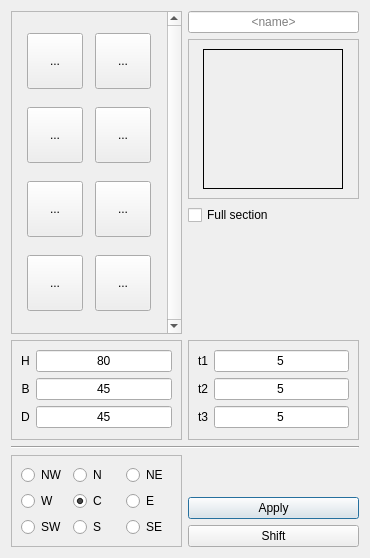
<?xml version="1.0" encoding="UTF-8"?>
<ui version="4.0">
 <class>Dialog</class>
 <widget class="QDialog" name="Dialog">
  <property name="geometry">
   <rect>
    <x>0</x>
    <y>0</y>
    <width>370</width>
    <height>558</height>
   </rect>
  </property>
  <property name="windowTitle">
   <string>Beams profile editor</string>
  </property>
  <layout class="QGridLayout" name="gridLayout_4">
   <item row="9" column="1" colspan="2">
    <widget class="Line" name="line">
     <property name="orientation">
      <enum>Qt::Horizontal</enum>
     </property>
    </widget>
   </item>
   <item row="8" column="1">
    <widget class="QFrame" name="frameDims">
     <property name="sizePolicy">
      <sizepolicy hsizetype="MinimumExpanding" vsizetype="Preferred">
       <horstretch>0</horstretch>
       <verstretch>0</verstretch>
      </sizepolicy>
     </property>
     <property name="minimumSize">
      <size>
       <width>130</width>
       <height>100</height>
      </size>
     </property>
     <property name="frameShape">
      <enum>QFrame::StyledPanel</enum>
     </property>
     <property name="frameShadow">
      <enum>QFrame::Raised</enum>
     </property>
     <layout class="QGridLayout" name="gridLayout_2">
      <item row="3" column="1">
       <widget class="QLineEdit" name="editB">
        <property name="text">
         <string>45</string>
        </property>
        <property name="alignment">
         <set>Qt::AlignCenter</set>
        </property>
       </widget>
      </item>
      <item row="4" column="0">
       <widget class="QLabel" name="labD">
        <property name="text">
         <string>D</string>
        </property>
        <property name="alignment">
         <set>Qt::AlignCenter</set>
        </property>
       </widget>
      </item>
      <item row="4" column="1">
       <widget class="QLineEdit" name="editD">
        <property name="text">
         <string>45</string>
        </property>
        <property name="alignment">
         <set>Qt::AlignCenter</set>
        </property>
       </widget>
      </item>
      <item row="1" column="1">
       <widget class="QLineEdit" name="editH">
        <property name="text">
         <string>80</string>
        </property>
        <property name="alignment">
         <set>Qt::AlignCenter</set>
        </property>
       </widget>
      </item>
      <item row="1" column="0">
       <widget class="QLabel" name="labH">
        <property name="text">
         <string>H</string>
        </property>
        <property name="alignment">
         <set>Qt::AlignCenter</set>
        </property>
       </widget>
      </item>
      <item row="3" column="0">
       <widget class="QLabel" name="labB">
        <property name="text">
         <string>B</string>
        </property>
        <property name="alignment">
         <set>Qt::AlignCenter</set>
        </property>
       </widget>
      </item>
     </layout>
     <zorder>editD</zorder>
     <zorder>labD</zorder>
     <zorder>editH</zorder>
     <zorder>labH</zorder>
     <zorder>editB</zorder>
     <zorder>labB</zorder>
    </widget>
   </item>
   <item row="8" column="2">
    <widget class="QFrame" name="frameThk">
     <property name="sizePolicy">
      <sizepolicy hsizetype="MinimumExpanding" vsizetype="Preferred">
       <horstretch>0</horstretch>
       <verstretch>0</verstretch>
      </sizepolicy>
     </property>
     <property name="minimumSize">
      <size>
       <width>130</width>
       <height>100</height>
      </size>
     </property>
     <property name="frameShape">
      <enum>QFrame::StyledPanel</enum>
     </property>
     <property name="frameShadow">
      <enum>QFrame::Raised</enum>
     </property>
     <layout class="QGridLayout" name="gridLayout">
      <item row="0" column="0">
       <widget class="QLabel" name="labT1">
        <property name="text">
         <string>t1</string>
        </property>
        <property name="alignment">
         <set>Qt::AlignCenter</set>
        </property>
       </widget>
      </item>
      <item row="0" column="1">
       <widget class="QLineEdit" name="editT1">
        <property name="text">
         <string>5</string>
        </property>
        <property name="alignment">
         <set>Qt::AlignCenter</set>
        </property>
       </widget>
      </item>
      <item row="1" column="0">
       <widget class="QLabel" name="labT2">
        <property name="text">
         <string>t2</string>
        </property>
        <property name="alignment">
         <set>Qt::AlignCenter</set>
        </property>
       </widget>
      </item>
      <item row="1" column="1">
       <widget class="QLineEdit" name="editT2">
        <property name="text">
         <string>5</string>
        </property>
        <property name="alignment">
         <set>Qt::AlignCenter</set>
        </property>
       </widget>
      </item>
      <item row="2" column="0">
       <widget class="QLabel" name="labT3">
        <property name="text">
         <string>t3</string>
        </property>
        <property name="alignment">
         <set>Qt::AlignCenter</set>
        </property>
       </widget>
      </item>
      <item row="2" column="1">
       <widget class="QLineEdit" name="editT3">
        <property name="text">
         <string>5</string>
        </property>
        <property name="alignment">
         <set>Qt::AlignCenter</set>
        </property>
       </widget>
      </item>
     </layout>
    </widget>
   </item>
   <item row="0" column="2">
    <widget class="QLineEdit" name="lineEdit">
     <property name="alignment">
      <set>Qt::AlignCenter</set>
     </property>
     <property name="placeholderText">
      <string>&lt;name&gt;</string>
     </property>
    </widget>
   </item>
   <item row="10" column="1" rowspan="3">
    <widget class="QFrame" name="frame">
     <property name="enabled">
      <bool>true</bool>
     </property>
     <property name="frameShape">
      <enum>QFrame::StyledPanel</enum>
     </property>
     <property name="frameShadow">
      <enum>QFrame::Raised</enum>
     </property>
     <layout class="QGridLayout" name="gridLayout_3">
      <item row="0" column="0">
       <widget class="QRadioButton" name="rbNW">
        <property name="enabled">
         <bool>true</bool>
        </property>
        <property name="text">
         <string>NW</string>
        </property>
       </widget>
      </item>
      <item row="0" column="1">
       <widget class="QRadioButton" name="rbN">
        <property name="enabled">
         <bool>true</bool>
        </property>
        <property name="text">
         <string>N</string>
        </property>
       </widget>
      </item>
      <item row="0" column="2">
       <widget class="QRadioButton" name="rbNE">
        <property name="enabled">
         <bool>true</bool>
        </property>
        <property name="text">
         <string>NE</string>
        </property>
       </widget>
      </item>
      <item row="1" column="0">
       <widget class="QRadioButton" name="rbW">
        <property name="enabled">
         <bool>true</bool>
        </property>
        <property name="text">
         <string>W</string>
        </property>
       </widget>
      </item>
      <item row="1" column="1">
       <widget class="QRadioButton" name="rbC">
        <property name="enabled">
         <bool>true</bool>
        </property>
        <property name="text">
         <string>C</string>
        </property>
        <property name="checked">
         <bool>true</bool>
        </property>
       </widget>
      </item>
      <item row="1" column="2">
       <widget class="QRadioButton" name="rbE">
        <property name="enabled">
         <bool>true</bool>
        </property>
        <property name="text">
         <string>E</string>
        </property>
       </widget>
      </item>
      <item row="2" column="0">
       <widget class="QRadioButton" name="rbSW">
        <property name="enabled">
         <bool>true</bool>
        </property>
        <property name="text">
         <string>SW</string>
        </property>
       </widget>
      </item>
      <item row="2" column="1">
       <widget class="QRadioButton" name="rbS">
        <property name="enabled">
         <bool>true</bool>
        </property>
        <property name="text">
         <string>S</string>
        </property>
       </widget>
      </item>
      <item row="2" column="2">
       <widget class="QRadioButton" name="rbSE">
        <property name="enabled">
         <bool>true</bool>
        </property>
        <property name="text">
         <string>SE</string>
        </property>
       </widget>
      </item>
     </layout>
    </widget>
   </item>
   <item row="0" column="1" rowspan="7">
    <widget class="QScrollArea" name="scrollArea">
     <property name="sizePolicy">
      <sizepolicy hsizetype="MinimumExpanding" vsizetype="MinimumExpanding">
       <horstretch>0</horstretch>
       <verstretch>0</verstretch>
      </sizepolicy>
     </property>
     <property name="minimumSize">
      <size>
       <width>160</width>
       <height>120</height>
      </size>
     </property>
     <property name="maximumSize">
      <size>
       <width>16777215</width>
       <height>16777215</height>
      </size>
     </property>
     <property name="baseSize">
      <size>
       <width>0</width>
       <height>100</height>
      </size>
     </property>
     <property name="verticalScrollBarPolicy">
      <enum>Qt::ScrollBarAlwaysOn</enum>
     </property>
     <property name="widgetResizable">
      <bool>true</bool>
     </property>
     <property name="alignment">
      <set>Qt::AlignLeading|Qt::AlignLeft|Qt::AlignTop</set>
     </property>
     <widget class="QWidget" name="scrollAreaWidgetContents">
      <property name="geometry">
       <rect>
        <x>0</x>
        <y>0</y>
        <width>153</width>
        <height>321</height>
       </rect>
      </property>
      <layout class="QGridLayout" name="gridLayout_5">
       <item row="0" column="0">
        <widget class="QToolButton" name="tbSquare">
         <property name="sizePolicy">
          <sizepolicy hsizetype="Fixed" vsizetype="Fixed">
           <horstretch>0</horstretch>
           <verstretch>0</verstretch>
          </sizepolicy>
         </property>
         <property name="minimumSize">
          <size>
           <width>56</width>
           <height>56</height>
          </size>
         </property>
         <property name="baseSize">
          <size>
           <width>56</width>
           <height>56</height>
          </size>
         </property>
         <property name="text">
          <string>...</string>
         </property>
         <property name="icon">
          <iconset resource="imgages.qrc">
           <normaloff>:/images/square.png</normaloff>:/images/square.png</iconset>
         </property>
         <property name="iconSize">
          <size>
           <width>48</width>
           <height>48</height>
          </size>
         </property>
        </widget>
       </item>
       <item row="0" column="1">
        <widget class="QToolButton" name="tbCircle">
         <property name="enabled">
          <bool>true</bool>
         </property>
         <property name="sizePolicy">
          <sizepolicy hsizetype="Fixed" vsizetype="Fixed">
           <horstretch>0</horstretch>
           <verstretch>0</verstretch>
          </sizepolicy>
         </property>
         <property name="minimumSize">
          <size>
           <width>56</width>
           <height>56</height>
          </size>
         </property>
         <property name="baseSize">
          <size>
           <width>56</width>
           <height>56</height>
          </size>
         </property>
         <property name="text">
          <string>...</string>
         </property>
         <property name="icon">
          <iconset resource="imgages.qrc">
           <normaloff>:/images/circle.png</normaloff>:/images/circle.png</iconset>
         </property>
         <property name="iconSize">
          <size>
           <width>48</width>
           <height>48</height>
          </size>
         </property>
        </widget>
       </item>
       <item row="1" column="0">
        <widget class="QToolButton" name="tbT">
         <property name="sizePolicy">
          <sizepolicy hsizetype="Fixed" vsizetype="Fixed">
           <horstretch>0</horstretch>
           <verstretch>0</verstretch>
          </sizepolicy>
         </property>
         <property name="minimumSize">
          <size>
           <width>56</width>
           <height>56</height>
          </size>
         </property>
         <property name="baseSize">
          <size>
           <width>56</width>
           <height>56</height>
          </size>
         </property>
         <property name="text">
          <string>...</string>
         </property>
         <property name="icon">
          <iconset resource="imgages.qrc">
           <normaloff>:/images/T.png</normaloff>:/images/T.png</iconset>
         </property>
         <property name="iconSize">
          <size>
           <width>48</width>
           <height>48</height>
          </size>
         </property>
        </widget>
       </item>
       <item row="1" column="1">
        <widget class="QToolButton" name="tbU">
         <property name="sizePolicy">
          <sizepolicy hsizetype="Fixed" vsizetype="Fixed">
           <horstretch>0</horstretch>
           <verstretch>0</verstretch>
          </sizepolicy>
         </property>
         <property name="minimumSize">
          <size>
           <width>56</width>
           <height>56</height>
          </size>
         </property>
         <property name="baseSize">
          <size>
           <width>56</width>
           <height>56</height>
          </size>
         </property>
         <property name="text">
          <string>...</string>
         </property>
         <property name="icon">
          <iconset resource="imgages.qrc">
           <normaloff>:/images/U.png</normaloff>:/images/U.png</iconset>
         </property>
         <property name="iconSize">
          <size>
           <width>48</width>
           <height>48</height>
          </size>
         </property>
        </widget>
       </item>
       <item row="2" column="0">
        <widget class="QToolButton" name="tbH">
         <property name="sizePolicy">
          <sizepolicy hsizetype="Fixed" vsizetype="Fixed">
           <horstretch>0</horstretch>
           <verstretch>0</verstretch>
          </sizepolicy>
         </property>
         <property name="minimumSize">
          <size>
           <width>56</width>
           <height>56</height>
          </size>
         </property>
         <property name="baseSize">
          <size>
           <width>56</width>
           <height>56</height>
          </size>
         </property>
         <property name="text">
          <string>...</string>
         </property>
         <property name="icon">
          <iconset resource="imgages.qrc">
           <normaloff>:/images/H.png</normaloff>:/images/H.png</iconset>
         </property>
         <property name="iconSize">
          <size>
           <width>48</width>
           <height>48</height>
          </size>
         </property>
        </widget>
       </item>
       <item row="2" column="1">
        <widget class="QToolButton" name="tbL">
         <property name="sizePolicy">
          <sizepolicy hsizetype="Fixed" vsizetype="Fixed">
           <horstretch>0</horstretch>
           <verstretch>0</verstretch>
          </sizepolicy>
         </property>
         <property name="minimumSize">
          <size>
           <width>56</width>
           <height>56</height>
          </size>
         </property>
         <property name="baseSize">
          <size>
           <width>56</width>
           <height>56</height>
          </size>
         </property>
         <property name="text">
          <string>...</string>
         </property>
         <property name="icon">
          <iconset resource="imgages.qrc">
           <normaloff>:/images/L.png</normaloff>:/images/L.png</iconset>
         </property>
         <property name="iconSize">
          <size>
           <width>48</width>
           <height>48</height>
          </size>
         </property>
        </widget>
       </item>
       <item row="3" column="0">
        <widget class="QToolButton" name="tbZ">
         <property name="sizePolicy">
          <sizepolicy hsizetype="Fixed" vsizetype="Fixed">
           <horstretch>0</horstretch>
           <verstretch>0</verstretch>
          </sizepolicy>
         </property>
         <property name="minimumSize">
          <size>
           <width>56</width>
           <height>56</height>
          </size>
         </property>
         <property name="baseSize">
          <size>
           <width>56</width>
           <height>56</height>
          </size>
         </property>
         <property name="text">
          <string>...</string>
         </property>
         <property name="icon">
          <iconset resource="imgages.qrc">
           <normaloff>:/images/Z.png</normaloff>:/images/Z.png</iconset>
         </property>
         <property name="iconSize">
          <size>
           <width>48</width>
           <height>48</height>
          </size>
         </property>
        </widget>
       </item>
       <item row="3" column="1">
        <widget class="QToolButton" name="tbOmega">
         <property name="sizePolicy">
          <sizepolicy hsizetype="Fixed" vsizetype="Fixed">
           <horstretch>0</horstretch>
           <verstretch>0</verstretch>
          </sizepolicy>
         </property>
         <property name="minimumSize">
          <size>
           <width>56</width>
           <height>56</height>
          </size>
         </property>
         <property name="baseSize">
          <size>
           <width>56</width>
           <height>56</height>
          </size>
         </property>
         <property name="text">
          <string>...</string>
         </property>
         <property name="icon">
          <iconset resource="imgages.qrc">
           <normaloff>:/images/omega.png</normaloff>:/images/omega.png</iconset>
         </property>
         <property name="iconSize">
          <size>
           <width>48</width>
           <height>48</height>
          </size>
         </property>
        </widget>
       </item>
      </layout>
     </widget>
    </widget>
   </item>
   <item row="1" column="2">
    <widget class="QFrame" name="frame_2">
     <property name="frameShape">
      <enum>QFrame::StyledPanel</enum>
     </property>
     <property name="frameShadow">
      <enum>QFrame::Raised</enum>
     </property>
     <layout class="QGridLayout" name="gridLayout_6">
      <item row="1" column="0">
       <widget class="QLabel" name="labImg">
        <property name="sizePolicy">
         <sizepolicy hsizetype="MinimumExpanding" vsizetype="MinimumExpanding">
          <horstretch>0</horstretch>
          <verstretch>0</verstretch>
         </sizepolicy>
        </property>
        <property name="minimumSize">
         <size>
          <width>140</width>
          <height>140</height>
         </size>
        </property>
        <property name="maximumSize">
         <size>
          <width>140</width>
          <height>140</height>
         </size>
        </property>
        <property name="frameShape">
         <enum>QFrame::Box</enum>
        </property>
        <property name="text">
         <string/>
        </property>
        <property name="pixmap">
         <pixmap resource="imgages.qrc">:/images/square.png</pixmap>
        </property>
        <property name="scaledContents">
         <bool>true</bool>
        </property>
        <property name="alignment">
         <set>Qt::AlignCenter</set>
        </property>
       </widget>
      </item>
     </layout>
    </widget>
   </item>
   <item row="3" column="2">
    <spacer name="verticalSpacer">
     <property name="orientation">
      <enum>Qt::Vertical</enum>
     </property>
     <property name="sizeHint" stdset="0">
      <size>
       <width>20</width>
       <height>40</height>
      </size>
     </property>
    </spacer>
   </item>
   <item row="2" column="2">
    <widget class="QCheckBox" name="cbFull">
     <property name="enabled">
      <bool>true</bool>
     </property>
     <property name="text">
      <string>Full section</string>
     </property>
    </widget>
   </item>
   <item row="10" column="2">
    <widget class="QLabel" name="labSelect">
     <property name="text">
      <string>&lt;selection&gt;</string>
     </property>
     <property name="alignment">
      <set>Qt::AlignCenter</set>
     </property>
    </widget>
   </item>
   <item row="11" column="2">
    <widget class="QPushButton" name="btn1">
     <property name="enabled">
      <bool>true</bool>
     </property>
     <property name="text">
      <string>Apply</string>
     </property>
    </widget>
   </item>
   <item row="12" column="2">
    <widget class="QPushButton" name="btn2">
     <property name="sizePolicy">
      <sizepolicy hsizetype="Minimum" vsizetype="Fixed">
       <horstretch>0</horstretch>
       <verstretch>0</verstretch>
      </sizepolicy>
     </property>
     <property name="text">
      <string>Shift</string>
     </property>
    </widget>
   </item>
  </layout>
 </widget>
 <tabstops>
  <tabstop>editH</tabstop>
  <tabstop>editB</tabstop>
  <tabstop>editD</tabstop>
  <tabstop>editT1</tabstop>
  <tabstop>editT2</tabstop>
  <tabstop>editT3</tabstop>
  <tabstop>lineEdit</tabstop>
  <tabstop>scrollArea</tabstop>
  <tabstop>rbNW</tabstop>
  <tabstop>rbN</tabstop>
  <tabstop>rbNE</tabstop>
  <tabstop>rbW</tabstop>
  <tabstop>rbC</tabstop>
  <tabstop>rbE</tabstop>
  <tabstop>rbSW</tabstop>
  <tabstop>rbS</tabstop>
  <tabstop>rbSE</tabstop>
  <tabstop>tbSquare</tabstop>
  <tabstop>tbCircle</tabstop>
  <tabstop>tbT</tabstop>
  <tabstop>tbU</tabstop>
  <tabstop>tbH</tabstop>
  <tabstop>tbL</tabstop>
  <tabstop>tbZ</tabstop>
  <tabstop>tbOmega</tabstop>
 </tabstops>
 <resources>
  <include location="imgages.qrc"/>
  <include location="imgages.qrc"/>
  <include location="imgages.qrc"/>
 </resources>
 <connections/>
</ui>
